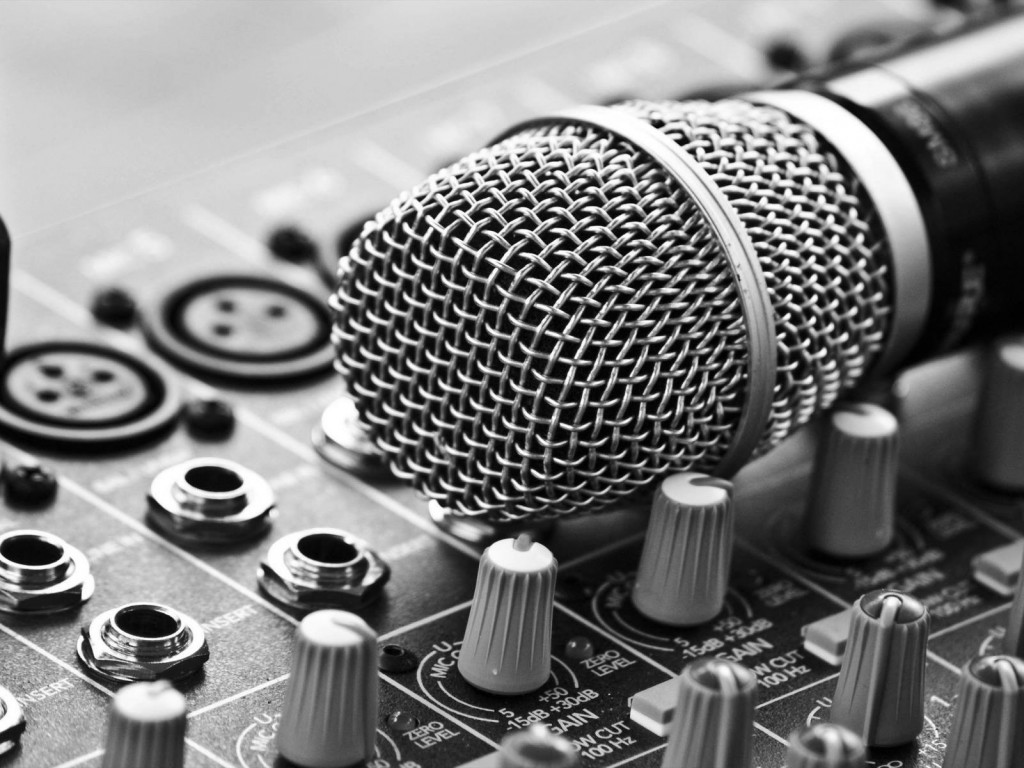
#> input picture public/post-assets/SVD/test.png, 1024 x 768 px
$ python SVD_image.py   (older library calls are emulated)
#> lines starting #> are read from the running program, lines starting #| are printed output that depends on the picture
import scipy
from scipy import misc
from scipy import linalg
import numpy as np
import math
import matplotlib
from matplotlib import pyplot as plt

A = scipy.misc.imread('test.png', mode='L')
#> A: shape (768, 1024); min 0, max 255, mean 125.1
# Dimesional of image (1024x768)
# print(A.shape)
U,S,V = linalg.svd(A, full_matrices = True)
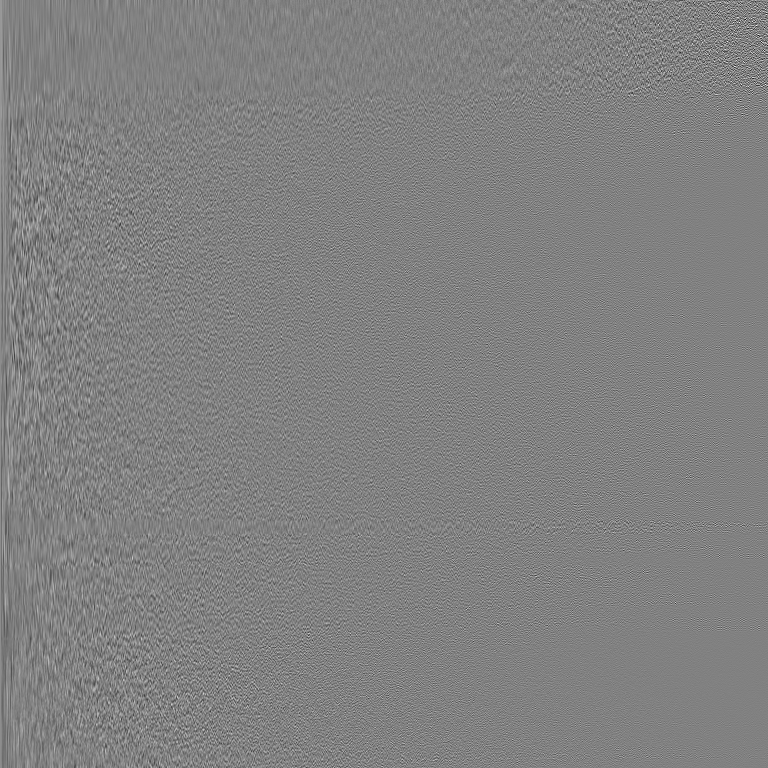
#> U: shape (768, 768) float32; min -0.308, max 0.299, mean 2.76e-05; drawn with min black and max white
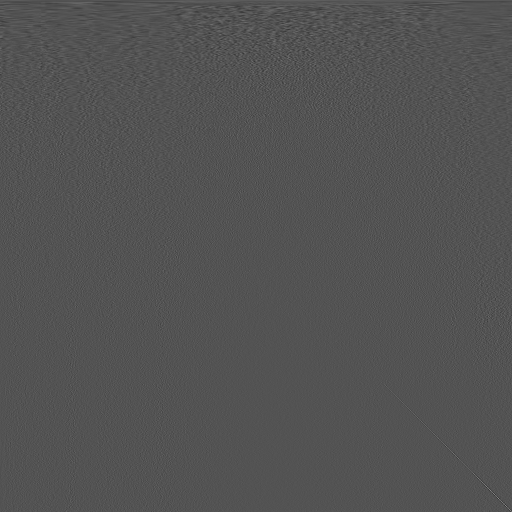
#> V: shape (1024, 1024) float32 (shown at 1/2 size); min -0.275, max 0.567, mean 3.59e-05; drawn with min black and max white
#> S = 768 values, max 119073.2 at index 0, min 2.81 at index 767, mean 914
plt.figure(1)
plt.imshow(A,cmap='gray')
# plt.show()
plt.figure(3)
plt.plot(S)
k = 50
S[k:] = 0

# print(U.shape)
# print(S.shape)
# print(V.shape)
n=1024
m=768
sigma = np.zeros((m, n))
for i in range(min(m, n)):
	sigma[i, i] = S[i]

A = np.dot(U, np.dot(sigma, V))
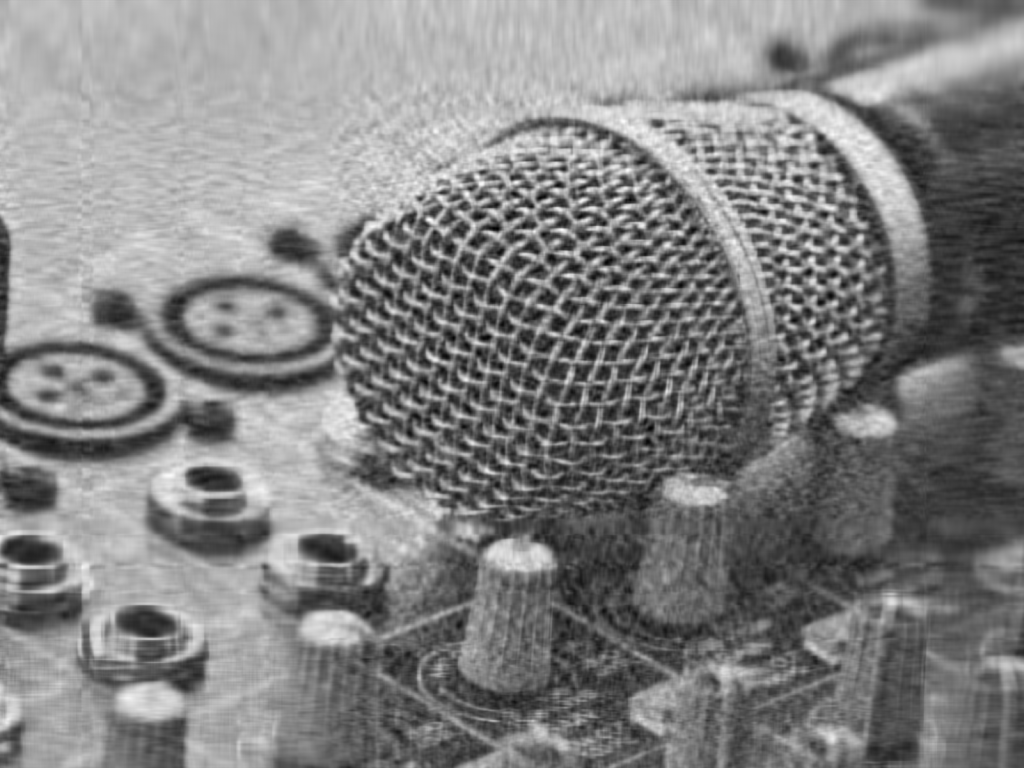
#> A: shape (768, 1024) float64; min -68.35, max 310.9, mean 125.1; drawn with min black and max white

plt.figure(2)
plt.imshow(A,cmap='gray')


plt.show()
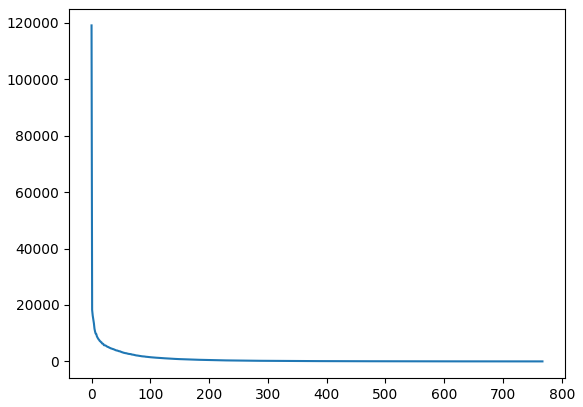
#> figure drawn by matplotlib, 1 panel; curve peaks at x = 0, y = 119073.2
print("...............")
